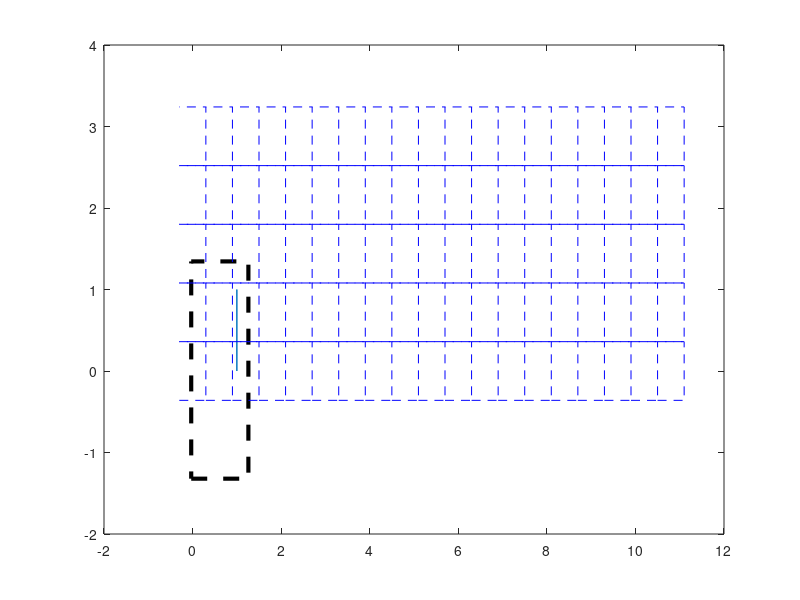

Write MATLAB code to recreate this figure. (Note: this script raises an error after producing the figure.)
clear all;
close all
radiuscyl=dlmread('r_polygon_1.txt');
zcyl=dlmread('z_polygon_1.txt');
rp2=dlmread('r_polygon_2.txt');
zp2=dlmread('z_polygon_2.txt');
%radiuscyl=dlmread('r_cyl.txt');
%zcyl=dlmread('z_cyl.txt');
z_bb=dlmread('z_c_bb.txt');
r_bb=dlmread('r_c_bb.txt');
r_grid=dlmread('r_grid.txt');
z_grid=dlmread('z_grid.txt');
co_d=dlmread('coordinates.txt');
%r_inside_general=dlmread('r_general_inside.txt');
%z_inside_general=dlmread('z_general_inside.txt');
%r_polygon2=dlmread('r_polygon2.txt');
%z_polygon2=dlmread('z_polygon2.txt');

%for i=1:6400
 %   M=csvread('deka.dat',i);
%end
%%
[m,n]=size(r_grid);
%for i=1:m
 %   plot(r_polygon2(i,:),z_polygon2(i,:))
  %  hold on
  
  
    plot(radiuscyl,zcyl)
   hold on
    plot(r_bb,z_bb,'k--','LineWidth',3)
   hold on
for i=1:n
  % line(r_grid(i)*ones(length(z_grid)),z_grid)
   %hold on
   %line(r_grid,z_grid(i)*ones(length(r_grid)))
   
   
  %  hold off
   % xlim([0 2]);
    %ylim([-1.5 1.5]);
    %pause(0.1)
end
ilow=co_d(3);
ihigh=co_d(4);
jhigh=co_d(2);
jlow=co_d(1);
dr=co_d(5);
dz=co_d(6);
for i=1:1154*962
    y_test=zp2(i,:);
    x_test=rp2(i,:);
    %[z_grid(i), z_grid(i), z_grid(i+1) ,z_grid(i+1),z_grid(i)];
    %  x_test= [r_grid(j), r_grid(j+1), r_grid(j+1), r_grid(j),r_grid(j)];
   % x_test=[z_grid(i)-dz/2, z_grid(i)-dz/2, z_grid(i+1)-dz/2, z_grid(i+1)-dz/2];
    
    plot(x_test,y_test,'b--')
    hold on
    
     %[x_test, y_test]=poly2cw(x_test,y_test);
      %   centroid1=xycentroid(x_test,y_test);
       %  [x_patch,y_patch]=polybool('intersection',x_test,y_test,radiuscyl,zcyl);
        %  phi(i,j)=polyarea(x_patch,y_patch)/(dr*dz);
         % centroid2=xycentroid(x_patch,y_patch);
    
         % if(phi(i,j)==0)
         % patch(x_test,y_test,'green');
        %phi(i,j)=(polyarea(x_patch,y_patch)/(dr*dz)) ...
%*(2*pi*(abs(r_grid(1)-centroid2(1))))/ ...
%(2*pi*(abs(r_grid(1)-centroid1(1))));
        
   %     else
         %  patch(x_patch,y_patch,'red');
          %  phi(i,j)=(polyarea(x_patch,y_patch)/(dr*dz)) ...
%*(2*pi*(abs(r_grid(1)-centroid2(1))))/ ...
%(2*pi*(abs(r_grid(1)-centroid1(1))));
            
        end 
    
   % end
%end
%vol_tot=0;
for i=ilow:ihigh
 %   for j=jlow:jhigh
  %      vol_tot=vol_tot+phi(i,j)*2*pi*abs(r_grid(1)-(r_grid(j)+dr*0.5))*dr*dz;
  %  end
end


